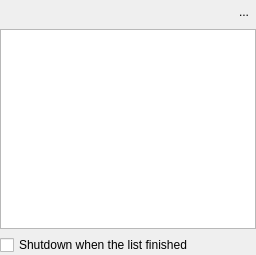
<ui version="4.0" >
 <class>PlaylistWidget</class>
 <widget class="QWidget" name="PlaylistWidget" >
  <property name="geometry" >
   <rect>
    <x>0</x>
    <y>0</y>
    <width>256</width>
    <height>255</height>
   </rect>
  </property>
  <layout class="QVBoxLayout" >
   <property name="margin" >
    <number>0</number>
   </property>
   <item>
    <layout class="QHBoxLayout" >
     <property name="spacing" >
      <number>0</number>
     </property>
     <item>
      <widget class="QToolButton" name="open_button" >
       <property name="focusPolicy" >
        <enum>Qt::NoFocus</enum>
       </property>
       <property name="toolTip" >
        <string>Open</string>
       </property>
       <property name="text" >
        <string/>
       </property>
       <property name="icon" >
        <iconset resource="../rsclist.qrc" >
         <normaloff>:/img/document-open.png</normaloff>:/img/document-open.png</iconset>
       </property>
       <property name="autoRaise" >
        <bool>true</bool>
       </property>
      </widget>
     </item>
     <item>
      <widget class="QToolButton" name="add_button" >
       <property name="focusPolicy" >
        <enum>Qt::NoFocus</enum>
       </property>
       <property name="toolTip" >
        <string>Add</string>
       </property>
       <property name="text" >
        <string/>
       </property>
       <property name="icon" >
        <iconset resource="../rsclist.qrc" >
         <normaloff>:/img/list-add.png</normaloff>:/img/list-add.png</iconset>
       </property>
       <property name="autoRaise" >
        <bool>true</bool>
       </property>
      </widget>
     </item>
     <item>
      <widget class="QToolButton" name="erase_button" >
       <property name="focusPolicy" >
        <enum>Qt::NoFocus</enum>
       </property>
       <property name="toolTip" >
        <string>Erase</string>
       </property>
       <property name="text" >
        <string/>
       </property>
       <property name="icon" >
        <iconset resource="../rsclist.qrc" >
         <normaloff>:/img/list-remove.png</normaloff>:/img/list-remove.png</iconset>
       </property>
       <property name="autoRaise" >
        <bool>true</bool>
       </property>
      </widget>
     </item>
     <item>
      <widget class="QToolButton" name="up_button" >
       <property name="focusPolicy" >
        <enum>Qt::NoFocus</enum>
       </property>
       <property name="toolTip" >
        <string>Up</string>
       </property>
       <property name="text" >
        <string/>
       </property>
       <property name="icon" >
        <iconset resource="../rsclist.qrc" >
         <normaloff>:/img/arrow-up.png</normaloff>:/img/arrow-up.png</iconset>
       </property>
       <property name="autoRaise" >
        <bool>true</bool>
       </property>
      </widget>
     </item>
     <item>
      <widget class="QToolButton" name="down_button" >
       <property name="focusPolicy" >
        <enum>Qt::NoFocus</enum>
       </property>
       <property name="toolTip" >
        <string>Down</string>
       </property>
       <property name="text" >
        <string/>
       </property>
       <property name="icon" >
        <iconset resource="../rsclist.qrc" >
         <normaloff>:/img/arrow-down.png</normaloff>:/img/arrow-down.png</iconset>
       </property>
       <property name="autoRaise" >
        <bool>true</bool>
       </property>
      </widget>
     </item>
     <item>
      <widget class="QToolButton" name="clear_button" >
       <property name="focusPolicy" >
        <enum>Qt::NoFocus</enum>
       </property>
       <property name="toolTip" >
        <string>Clear</string>
       </property>
       <property name="text" >
        <string/>
       </property>
       <property name="icon" >
        <iconset resource="../rsclist.qrc" >
         <normaloff>:/img/edit-clear-list.png</normaloff>:/img/edit-clear-list.png</iconset>
       </property>
       <property name="autoRaise" >
        <bool>true</bool>
       </property>
      </widget>
     </item>
     <item>
      <widget class="QToolButton" name="save_button" >
       <property name="focusPolicy" >
        <enum>Qt::NoFocus</enum>
       </property>
       <property name="toolTip" >
        <string>Save</string>
       </property>
       <property name="text" >
        <string/>
       </property>
       <property name="icon" >
        <iconset resource="../rsclist.qrc" >
         <normaloff>:/img/document-save.png</normaloff>:/img/document-save.png</iconset>
       </property>
       <property name="autoRaise" >
        <bool>true</bool>
       </property>
      </widget>
     </item>
     <item>
      <layout class="QHBoxLayout" >
       <property name="spacing" >
        <number>0</number>
       </property>
       <item>
        <spacer>
         <property name="orientation" >
          <enum>Qt::Horizontal</enum>
         </property>
         <property name="sizeHint" stdset="0" >
          <size>
           <width>0</width>
           <height>0</height>
          </size>
         </property>
        </spacer>
       </item>
       <item>
        <widget class="QToolButton" name="close_button" >
         <property name="focusPolicy" >
          <enum>Qt::NoFocus</enum>
         </property>
         <property name="toolTip" >
          <string>Close</string>
         </property>
         <property name="text" >
          <string>...</string>
         </property>
         <property name="icon" >
          <iconset resource="../rsclist.qrc" >
           <normaloff>:/img/window-close.png</normaloff>:/img/window-close.png</iconset>
         </property>
         <property name="autoRaise" >
          <bool>true</bool>
         </property>
        </widget>
       </item>
      </layout>
     </item>
    </layout>
   </item>
   <item>
    <widget class="QTableView" name="list" >
     <property name="alternatingRowColors" >
      <bool>true</bool>
     </property>
     <property name="selectionBehavior" >
      <enum>QAbstractItemView::SelectRows</enum>
     </property>
     <property name="verticalScrollMode" >
      <enum>QAbstractItemView::ScrollPerPixel</enum>
     </property>
     <property name="horizontalScrollMode" >
      <enum>QAbstractItemView::ScrollPerPixel</enum>
     </property>
    </widget>
   </item>
   <item>
    <widget class="QCheckBox" name="shutdown_check" >
     <property name="text" >
      <string>Shutdown when the list finished</string>
     </property>
    </widget>
   </item>
  </layout>
 </widget>
 <resources>
  <include location="../rsclist.qrc" />
 </resources>
 <connections/>
</ui>
